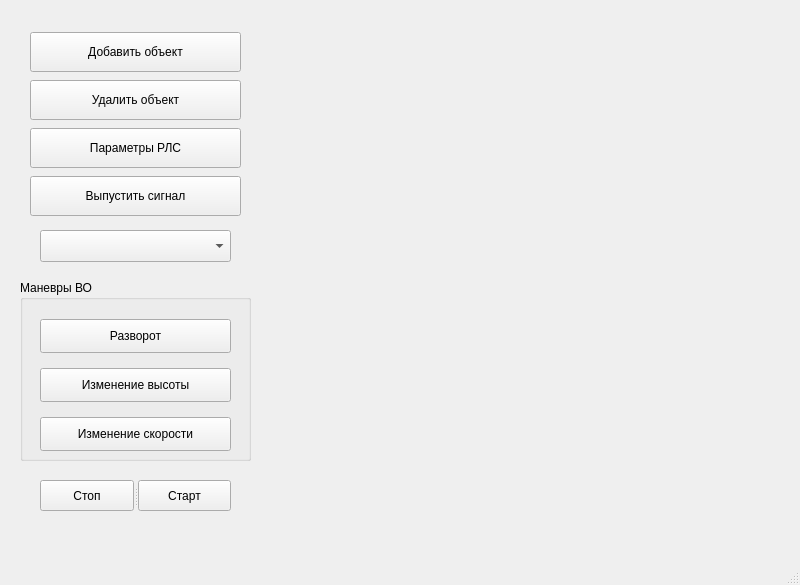
<?xml version="1.0" encoding="UTF-8"?>
<ui version="4.0">
 <class>GUI</class>
 <widget class="QMainWindow" name="GUI">
  <property name="geometry">
   <rect>
    <x>0</x>
    <y>0</y>
    <width>800</width>
    <height>585</height>
   </rect>
  </property>
  <property name="windowTitle">
   <string>MainWindow</string>
  </property>
  <widget class="QWidget" name="centralwidget">
   <widget class="QGroupBox" name="groupBox">
    <property name="geometry">
     <rect>
      <x>20</x>
      <y>280</y>
      <width>231</width>
      <height>181</height>
     </rect>
    </property>
    <property name="title">
     <string>Маневры ВО</string>
    </property>
    <widget class="QWidget" name="verticalLayoutWidget">
     <property name="geometry">
      <rect>
       <x>20</x>
       <y>30</y>
       <width>191</width>
       <height>151</height>
      </rect>
     </property>
     <layout class="QVBoxLayout" name="verticalLayout_2">
      <item>
       <widget class="QPushButton" name="reversal_button">
        <property name="sizePolicy">
         <sizepolicy hsizetype="Minimum" vsizetype="Preferred">
          <horstretch>0</horstretch>
          <verstretch>0</verstretch>
         </sizepolicy>
        </property>
        <property name="maximumSize">
         <size>
          <width>16777215</width>
          <height>34</height>
         </size>
        </property>
        <property name="text">
         <string>Разворот</string>
        </property>
       </widget>
      </item>
      <item>
       <widget class="QPushButton" name="change_height_button">
        <property name="sizePolicy">
         <sizepolicy hsizetype="Minimum" vsizetype="Preferred">
          <horstretch>0</horstretch>
          <verstretch>0</verstretch>
         </sizepolicy>
        </property>
        <property name="maximumSize">
         <size>
          <width>16777215</width>
          <height>34</height>
         </size>
        </property>
        <property name="text">
         <string>Изменение высоты</string>
        </property>
       </widget>
      </item>
      <item>
       <widget class="QPushButton" name="change_speed_button">
        <property name="sizePolicy">
         <sizepolicy hsizetype="Minimum" vsizetype="Preferred">
          <horstretch>0</horstretch>
          <verstretch>0</verstretch>
         </sizepolicy>
        </property>
        <property name="maximumSize">
         <size>
          <width>16777215</width>
          <height>34</height>
         </size>
        </property>
        <property name="text">
         <string>Изменение скорости</string>
        </property>
       </widget>
      </item>
     </layout>
    </widget>
   </widget>
   <widget class="QWidget" name="layoutWidget">
    <property name="geometry">
     <rect>
      <x>30</x>
      <y>30</y>
      <width>211</width>
      <height>191</height>
     </rect>
    </property>
    <layout class="QVBoxLayout" name="verticalLayout">
     <item>
      <widget class="QPushButton" name="add_object">
       <property name="enabled">
        <bool>true</bool>
       </property>
       <property name="sizePolicy">
        <sizepolicy hsizetype="Minimum" vsizetype="Preferred">
         <horstretch>0</horstretch>
         <verstretch>0</verstretch>
        </sizepolicy>
       </property>
       <property name="maximumSize">
        <size>
         <width>16777215</width>
         <height>40</height>
        </size>
       </property>
       <property name="text">
        <string>Добавить объект</string>
       </property>
      </widget>
     </item>
     <item>
      <widget class="QPushButton" name="delete_object">
       <property name="sizePolicy">
        <sizepolicy hsizetype="Minimum" vsizetype="Preferred">
         <horstretch>0</horstretch>
         <verstretch>0</verstretch>
        </sizepolicy>
       </property>
       <property name="maximumSize">
        <size>
         <width>16777215</width>
         <height>40</height>
        </size>
       </property>
       <property name="text">
        <string>Удалить объект</string>
       </property>
      </widget>
     </item>
     <item>
      <widget class="QPushButton" name="RLS_param">
       <property name="sizePolicy">
        <sizepolicy hsizetype="Minimum" vsizetype="Preferred">
         <horstretch>0</horstretch>
         <verstretch>0</verstretch>
        </sizepolicy>
       </property>
       <property name="maximumSize">
        <size>
         <width>16777215</width>
         <height>40</height>
        </size>
       </property>
       <property name="text">
        <string>Параметры РЛС</string>
       </property>
      </widget>
     </item>
     <item>
      <widget class="QPushButton" name="add_signals">
       <property name="sizePolicy">
        <sizepolicy hsizetype="Minimum" vsizetype="Preferred">
         <horstretch>0</horstretch>
         <verstretch>0</verstretch>
        </sizepolicy>
       </property>
       <property name="maximumSize">
        <size>
         <width>16777215</width>
         <height>40</height>
        </size>
       </property>
       <property name="text">
        <string>Выпустить сигнал</string>
       </property>
      </widget>
     </item>
    </layout>
   </widget>
   <widget class="QSplitter" name="splitter">
    <property name="geometry">
     <rect>
      <x>40</x>
      <y>480</y>
      <width>191</width>
      <height>31</height>
     </rect>
    </property>
    <property name="sizePolicy">
     <sizepolicy hsizetype="Expanding" vsizetype="Maximum">
      <horstretch>0</horstretch>
      <verstretch>0</verstretch>
     </sizepolicy>
    </property>
    <property name="maximumSize">
     <size>
      <width>16777215</width>
      <height>35</height>
     </size>
    </property>
    <property name="orientation">
     <enum>Qt::Horizontal</enum>
    </property>
    <widget class="QPushButton" name="stop_modeling">
     <property name="sizePolicy">
      <sizepolicy hsizetype="Minimum" vsizetype="Maximum">
       <horstretch>0</horstretch>
       <verstretch>0</verstretch>
      </sizepolicy>
     </property>
     <property name="maximumSize">
      <size>
       <width>16777215</width>
       <height>35</height>
      </size>
     </property>
     <property name="text">
      <string>Стоп</string>
     </property>
    </widget>
    <widget class="QPushButton" name="start_modeling">
     <property name="sizePolicy">
      <sizepolicy hsizetype="Minimum" vsizetype="Maximum">
       <horstretch>0</horstretch>
       <verstretch>0</verstretch>
      </sizepolicy>
     </property>
     <property name="maximumSize">
      <size>
       <width>16777215</width>
       <height>35</height>
      </size>
     </property>
     <property name="text">
      <string>Старт</string>
     </property>
    </widget>
   </widget>
   <widget class="QWidget" name="verticalLayoutWidget_2">
    <property name="geometry">
     <rect>
      <x>290</x>
      <y>29</y>
      <width>491</width>
      <height>491</height>
     </rect>
    </property>
    <layout class="QVBoxLayout" name="verticalLayout_5"/>
   </widget>
   <widget class="QComboBox" name="comboBox">
    <property name="geometry">
     <rect>
      <x>40</x>
      <y>230</y>
      <width>191</width>
      <height>32</height>
     </rect>
    </property>
   </widget>
  </widget>
  <widget class="QMenuBar" name="menubar">
   <property name="geometry">
    <rect>
     <x>0</x>
     <y>0</y>
     <width>800</width>
     <height>22</height>
    </rect>
   </property>
  </widget>
  <widget class="QStatusBar" name="statusbar"/>
 </widget>
 <resources/>
 <connections/>
</ui>
